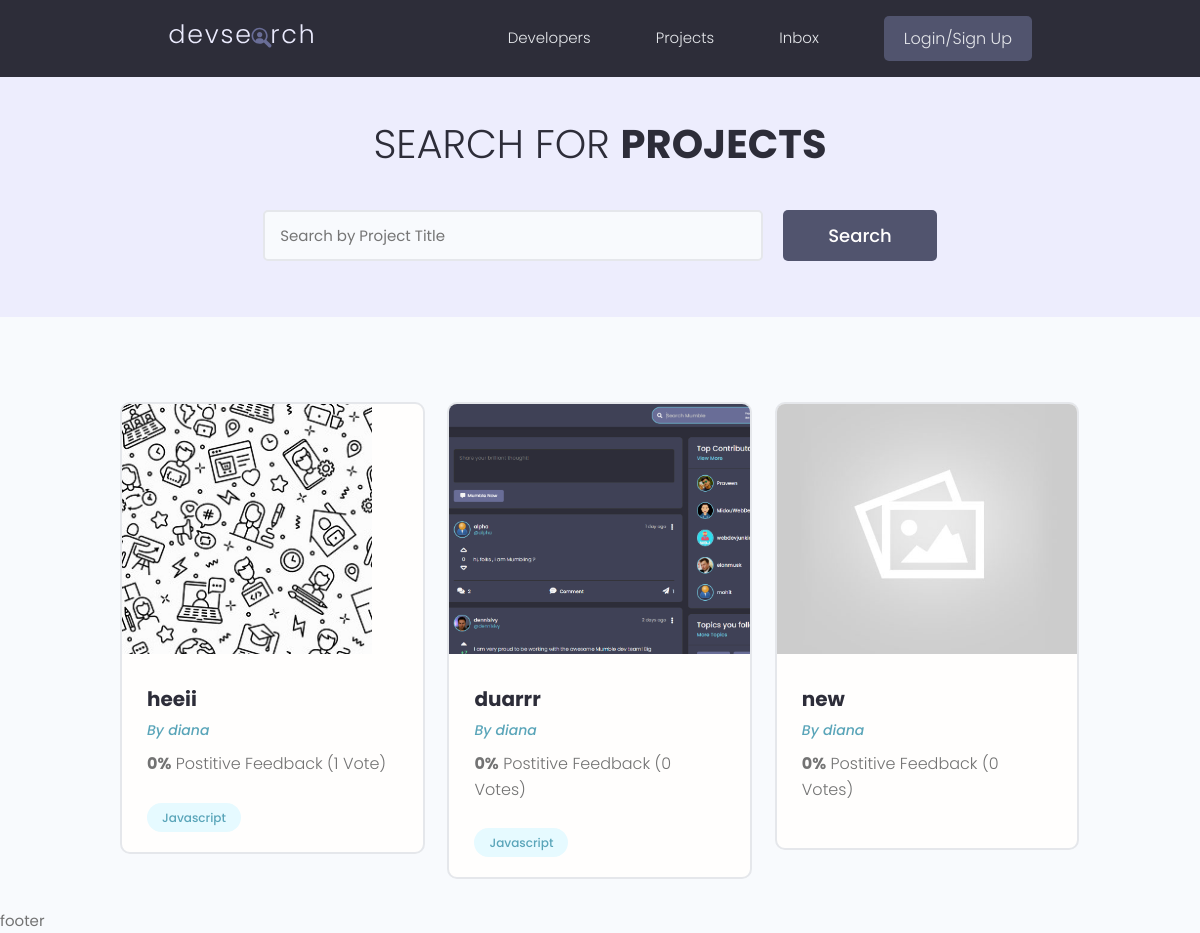
Before: / with the older database file.
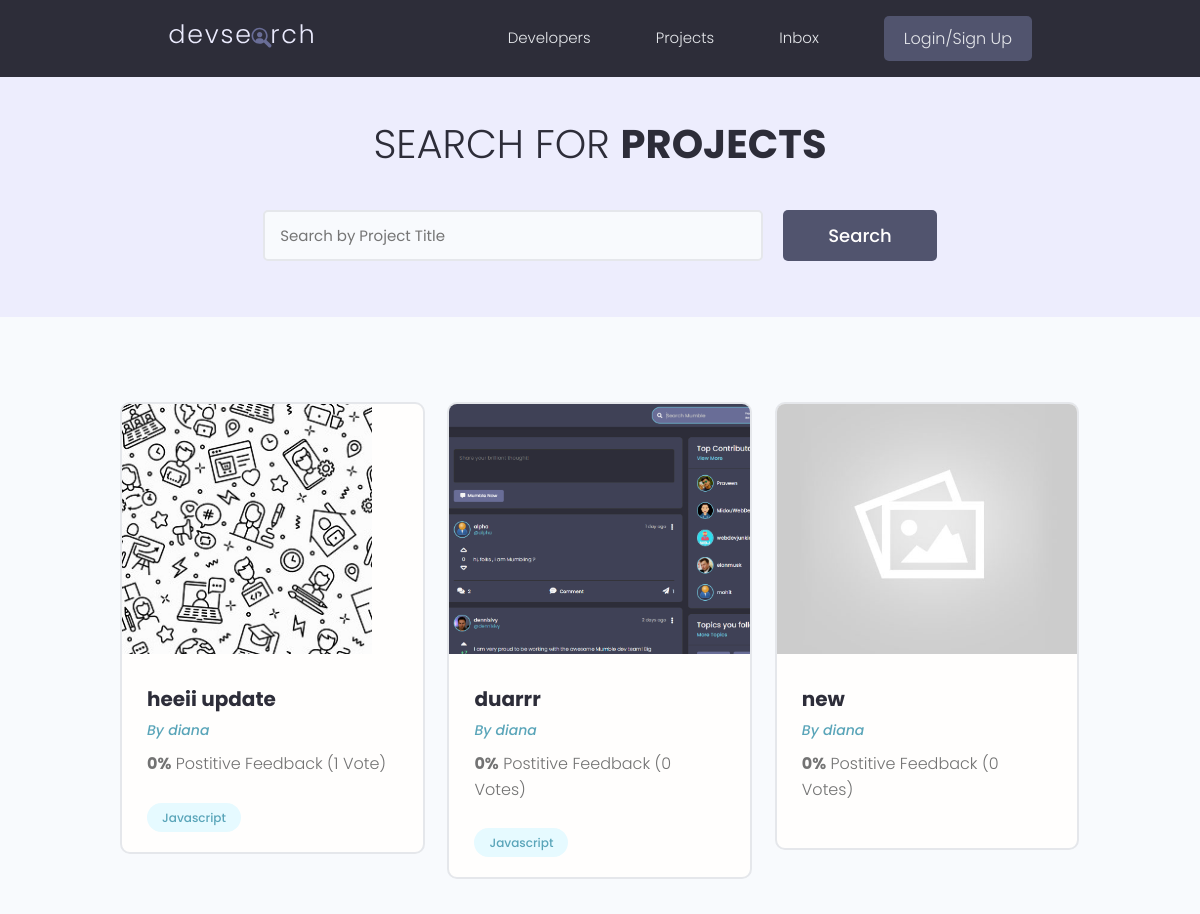
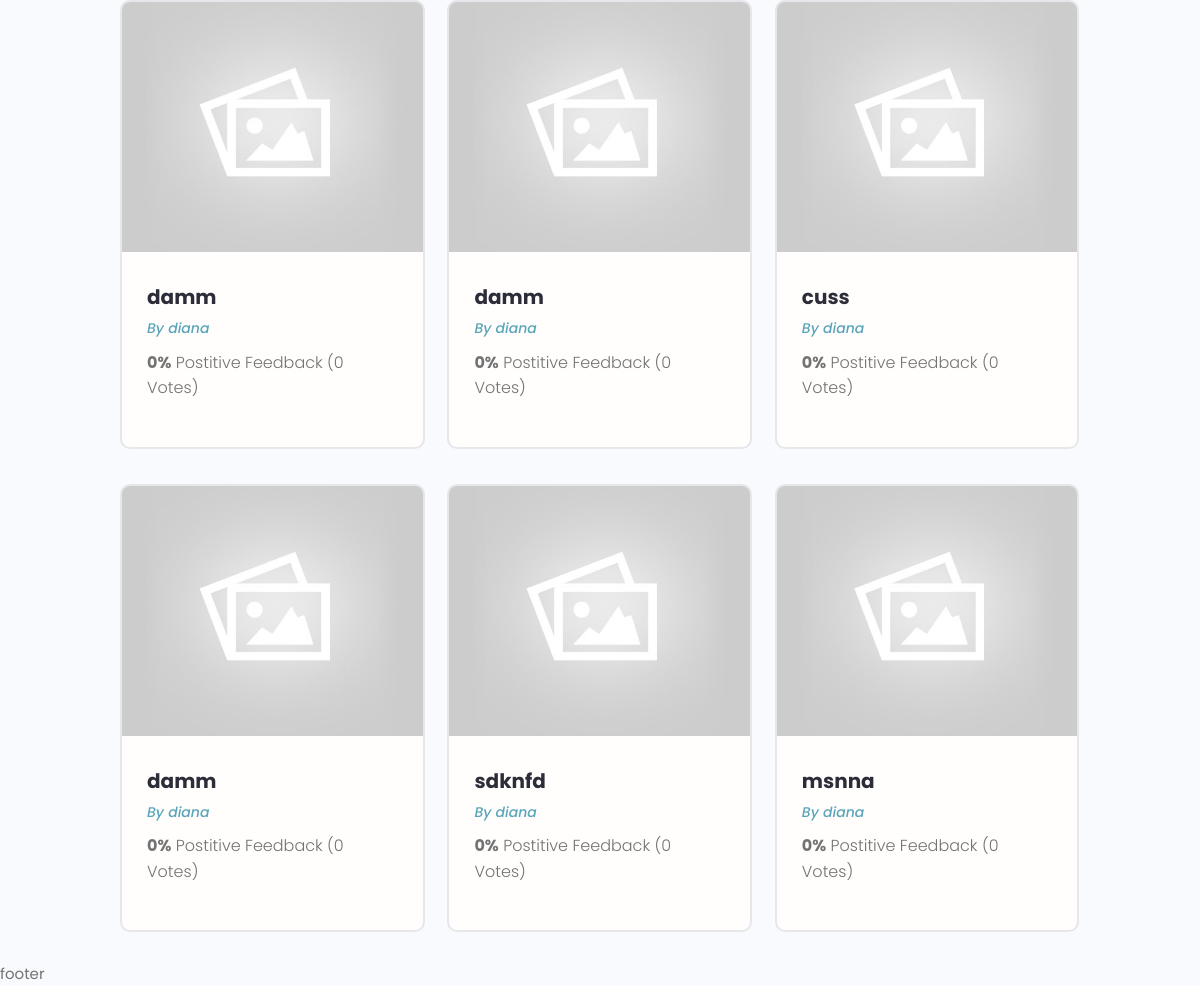
After: the same page with the newer database file (2 pictures, top to bottom).
### projects/models.py (models this page shows)
class Project(models.Model):
    owner = models.ForeignKey(Profile, null=True, blank=True, on_delete=models.SET_NULL)
    title = models.CharField(max_length=200)
    description = models.TextField(null=True, blank=True)
    featured_image = models.ImageField(null=True, blank=True, default="default.jpg")
    demo_link = models.CharField(max_length=2000, null=True, blank=True)
    source_link = models.CharField(max_length=2000, null=True, blank=True)
    tags = models.ManyToManyField('Tag', blank=True)
    vote_total = models.IntegerField(default=0, null=True, blank=True)
    vote_ratio = models.IntegerField(default=0, null=True, blank=True)
    created = models.DateTimeField(auto_now_add=True)
    id= models.UUIDField(default=uuid.uuid4, unique=True, primary_key=True, editable=False)
    def __str__(self):
        return self.title

class Tag(models.Model):
    name = models.CharField(max_length=200)
    created = models.DateTimeField(auto_now_add=True)
    id = models.UUIDField(default=uuid.uuid4, unique=True, primary_key=True, editable=False)
    def __str__(self):
        return self.name

### users/models.py (models this page shows, shortened)
class Profile(models.Model):
    user = models.OneToOneField(User, on_delete=models.CASCADE, null=True, blank=True)
    name = models.CharField(max_length=200, blank=True, null=True)
    email = models.EmailField(max_length=500, blank=True, null=True)
    username = models.CharField(max_length=200, blank=True, null=True)
    location = models.CharField(max_length=200, blank=True, null=True)
    short_intro = models.CharField(max_length=200, blank=True, null=True)
    bio = models.TextField(blank=True, null=True)
    profile_image = models.ImageField(null=True, blank=True, upload_to='profiles/', default='profiles/user-default.png')
    social_github = models.CharField(max_length=200, blank=True, null=True)
    social_twitter = models.CharField(max_length=200, blank=True, null=True)
    social_linkedin = models.CharField(max_length=200, blank=True, null=True)
    social_youtube = models.CharField(max_length=200, blank=True, null=True)
    social_website = models.CharField(max_length=200, blank=True, null=True)
    created = models.DateTimeField(auto_now_add=True)
    id = models.UUIDField(default=uuid.uuid4, unique=True, primary_key=True, editable=False)

### projects/views.py (the view)
# urls.py: path('', include('projects.urls')),
def projects(request):
    projects = Project.objects.all()
    print(projects)
    context = { 'projects': projects }
    return render(request, 'projects/projects.html', context)

### projects/templates/projects/projects.html (shortened to what this page needs)
{% extends 'main.html' %}
{% block content %}
<main class="projects">
    <section class="hero-section text-center">
        <div class="container container--narrow">
            <div class="hero-section__box">
                <h2>Search for <span>Projects</span></h2>
            </div>
            <div class="hero-section__search">
                <form class="form" action="#" method="get">
                    <div class="form__field">
                        <input class="input input--text" id="formInput#search" type="text" name="text"
                            placeholder="Search by Project Title" />
                    </div>
                    <input class="btn btn--sub btn--lg" type="submit" value="Search" />
                </form>
            </div>
        </div>
    </section>
    <section class="projectsList">
        <div class="container">
            <div class="grid grid--three">
                {% for project in projects %}
                <div class="column">
                    <div class="card project">
                        <a href="{% url 'project' project.id %}" class="project">
                            <img class="project__thumbnail" src="{{ project.featured_image.url }}" alt="project thumbnail" />
                            <div class="card__body">
                                <h3 class="project__title">{{project.title}}</h3>
                                <p><a class="project__author" href="{% url 'user-profile' project.owner.id %}">By {{project.owner.name}}</a></p>
                                <p class="project--rating">
                                    <span style="font-weight: bold;">{{project.vote_ratio}}%</span> Postitive
                                    Feedback ({{project.vote_total}} Vote{{project.vote_total|pluralize:"s"}})
                                </p>
                                <div class="project__tags">
                                    {% for tag in project.tags.all %}
                                    <span class="tag tag--pill tag--main">
                                        <small>{{tag}}</small>
                                    </span>
                                    {% endfor %}
                                </div>
                            </div>
                        </a>
                    </div>
                </div>
                {% endfor %}
            </div>
        </div>
    </section>
</main>
{% endblock content %}

### templates/main.html (shortened to what this page needs)
<!DOCTYPE html>
{% load static %}
<html lang="en">
<head>
    <link rel="stylesheet" href="https://cdn.iconmonstr.com/1.3.0/css/iconmonstr-iconic-font.min.css" />
    <link rel="stylesheet" type="text/css" href='{% static "styles/main.css" %}'>
    <link rel="stylesheet" href="{% static 'uikit/styles/uikit.css' %}">
    <link rel="stylesheet" href="{% static 'styles/app.css' %}">
</head>
<body>
    {% include 'navbar.html' %}
    {% block content %}
    {% endblock content %}
    footer
</body>
</html>

### templates/navbar.html (shortened to what this page needs)
{% load static %}
<header class="header">
    <div class="container container--narrow">
        <a href="{% url 'projects' %}" class="header__logo">
            <img src="{% static 'images/logo.svg' %}" alt="DevSearch Logo" />
        </a>
        <nav class="header__nav">
            <ul class="header__menu">
    <li class="header__menuItem"><a href="{% url 'profiles' %}">Developers</a></li>
    <li class="header__menuItem"><a href="{% url 'projects' %}">Projects</a></li>
    <li class="header__menuItem"><a href="">Inbox</a></li>
    {% if request.user.is_authenticated %}
    <li class="header__menuItem"><a href="{% url 'account' %}">Account</a></li>
    <li class="header__menuItem"><a href="{% url 'logout' %}" class="btn btn--sub">Logout</a></li>
    {% else %}
    <li class="header__menuItem"><a href="{% url 'login' %}" class="btn btn--sub">Login/Sign Up</a></li>
    {% endif %}
            </ul>
        </nav>
    </div>
</header>

### static/styles/app.css (style rules this page uses)
:root { --color-sub: #2d2d39; }
.btn--sub { background-color: var(--color-sub-light); }
.card { border: 2px solid var(--color-light); }
img { width: 100%; }
.header { position: sticky; z-index: 111; background-color: var(--color-sub); padding: 1.5rem 0; }
.header > .container { display: flex; justify-content: space-between; align-items: center; }
.header__logo > img { height: 3.8rem; }
.header__nav > ul { display: inline-flex; align-items: center; list-style: none; gap: 6.5rem; }
.header__menuItem > a { color: var(--color-light); font-weight: 300; }
.hero-section { height: 40vh; display: flex; align-items: center; background-color: var(--color-sub); }
.hero-section__box { margin-bottom: 4rem; }
.hero-section__box > h2, .hero-section__box > h2 > span { font-size: 4rem; color: var(--color-light); line-height: 1.3; text-transform: uppercase; }
.hero-section__box > h2 { font-weight: 300; }
.hero-section__box > h2 > span { font-weight: 700; }
.hero-section__search > .form { display: flex; align-items: center; justify-content: center; gap: 2rem; }
.hero-section__search > .form input.input--text { width: 50rem; }
.project__author { font-size: 1.4rem; font-style: italic; }
.project--rating { margin-bottom: 1.6em; margin-top: .5em; }
.projects > .hero-section { background: var(--color-sub-lighter); height: 30vh; }
.projects .hero-section__box { margin-bottom: 2.5rem; }
.projects .hero-section__box > h2 { color: var(--color-sub); }
.projects .hero-section__box > h2 > span { font-weight: 700; color: var(--color-sub); }
.projectsList { margin-top: 8rem; }
.project__thumbnail { height: 25rem; object-fit: cover; object-position: top center; }
.project__title { font-size: 2rem; font-weight: 700; color: var(--color-sub); }

### static/uikit/styles/modules/_variables.css (style rules this page uses)
:root { --color-main: #5aa5b9; --color-main-light: #e6faff; --color-sub: #3f4156; --color-sub-light: #51546e; --color-sub-lighter: #ededfd; --color-text: #737373; --color-gray: #8b8b8b; --color-light: #e5e7eb; --color-light-gray: #767676; --color-bg: #f8fafd; --color-white: #fffefd; --color-white-light: #f3f3f3; --color-success: #359e64; --color-success-bg: #def8e8; --color-error: #fc4b0b; --color-error-bg: #fff2ee; --font-base: 'Poppins', arial, helvetica, 'Segoe UI', roboto, ubuntu, sans-serif; --font-monospace: 'Fira Code', 'Courier New', courier, monospace; --font-regular: 300; --font-medium: 500; --font-bold: 700; --generic-shadow: 1px 1px 5px #00000010; --generic-transition: all 0.3s ease-in-out; }

### static/uikit/styles/modules/_base.css (style rules this page uses)
* { margin: 0; padding: 0; box-sizing: border-box; text-rendering: optimizeLegibility; color: inherit; font-size: inherit; }
html { font-size: 50%; }
@media only screen and (min-width: 480px) { html { font-size: 56.25%; } }
@media only screen and (min-width: 1200px) { html { font-size: 62.5%; } }
body { line-height: 1.6; font-weight: 400; font-size: 1.5rem; color: var(--color-text); background-color: var(--color-bg); min-height: 100vh; }

### static/uikit/styles/modules/_typography.css (style rules this page uses)
* { font-family: var(--font-base); }
h2 { font-size: 3.6rem; font-weight: var(--font-bold); }
h3 { font-size: 3.2rem; font-weight: var(--font-medium); }
p, span, strong { font-size: 1.6rem; color: var(--color-text); font-weight: var(--font-regular); }
a { padding-bottom: 2px; text-decoration: none; display: inline-block; color: var(--color-main); font-weight: var(--font-medium); }

### static/uikit/styles/modules/_utilities.css (style rules this page uses)
.container { width: 92%; max-width: 165rem; margin: 0 auto; box-sizing: border-box; }
.container--narrow { width: 92%; max-width: 120rem; }
@media screen and (min-width: 1000px) { .container { width: 90%; } }
@media screen and (min-width: 1000px) { .container--narrow { width: 85%; } }
@media screen and (min-width: 1200px) { .container { width: 80%; } }
@media screen and (min-width: 1200px) { .container--narrow { width: 72%; } }
.text-center { text-align: center; }

### static/uikit/styles/modules/_button.css (style rules this page uses)
.btn { display: inline-block; position: relative; cursor: pointer; background-color: var(--color-light); font-weight: var(--font-medium); color: var(--color-sub); text-decoration: none; padding: 1rem 2rem; border-radius: 0.5rem; border: none; width: -webkit-fit-content; width: -moz-fit-content; width: fit-content; height: -webkit-fit-content; height: -moz-fit-content; height: fit-content; font-size: 1.6rem; outline-width: 0; outline-color: transparent; -webkit-backface-visibility: hidden; backface-visibility: hidden; transition: all 0.3s ease-in-out; }
.btn--sub { background-color: var(--color-sub); color: var(--color-white); }
.btn--lg { font-size: 1.8rem; padding: 1.2rem 4.5rem; }

Changed rows visible on the page:
changed Project: title "heeii" → "heeii update"
added Project: featured_image (placeholder picture), title "damm", owner.name "diana", vote_ratio "0", vote_total "0"
added Project: featured_image (placeholder picture), title "damm", owner.name "diana", vote_ratio "0", vote_total "0"
added Project: featured_image (placeholder picture), title "cuss", owner.name "diana", vote_ratio "0", vote_total "0"
added Project: featured_image (placeholder picture), title "damm", owner.name "diana", vote_ratio "0", vote_total "0"
added Project: featured_image (placeholder picture), title "sdknfd", owner.name "diana", vote_ratio "0", vote_total "0"
added Project: featured_image (placeholder picture), title "msnna", owner.name "diana", vote_ratio "0", vote_total "0"
